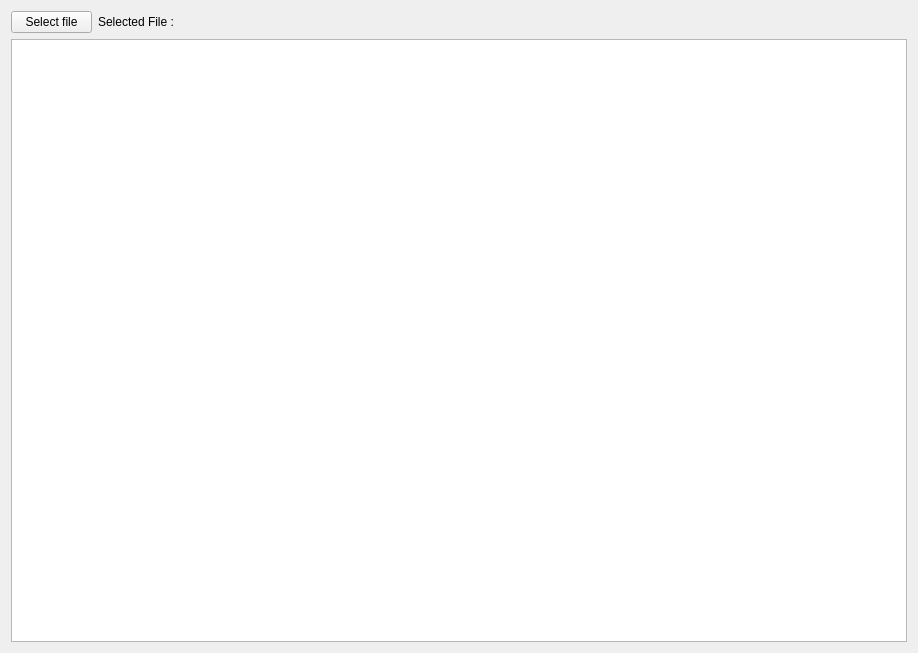
<?xml version="1.0" encoding="UTF-8"?>
<ui version="4.0">
 <class>Form</class>
 <widget class="QWidget" name="Form">
  <property name="geometry">
   <rect>
    <x>0</x>
    <y>0</y>
    <width>918</width>
    <height>653</height>
   </rect>
  </property>
  <property name="windowTitle">
   <string>Form</string>
  </property>
  <layout class="QVBoxLayout" name="verticalLayout_2">
   <item>
    <layout class="QVBoxLayout" name="verticalLayout">
     <property name="sizeConstraint">
      <enum>QLayout::SetDefaultConstraint</enum>
     </property>
     <item>
      <layout class="QHBoxLayout" name="horizontalLayout" stretch="1,10">
       <item>
        <widget class="QPushButton" name="pushButton_FileSelector">
         <property name="text">
          <string>Select file</string>
         </property>
        </widget>
       </item>
       <item>
        <widget class="QLabel" name="label_filename">
         <property name="text">
          <string>Selected File : </string>
         </property>
        </widget>
       </item>
      </layout>
     </item>
     <item>
      <widget class="QTableWidget" name="tableWidget"/>
     </item>
    </layout>
   </item>
  </layout>
 </widget>
 <resources/>
 <connections/>
</ui>
